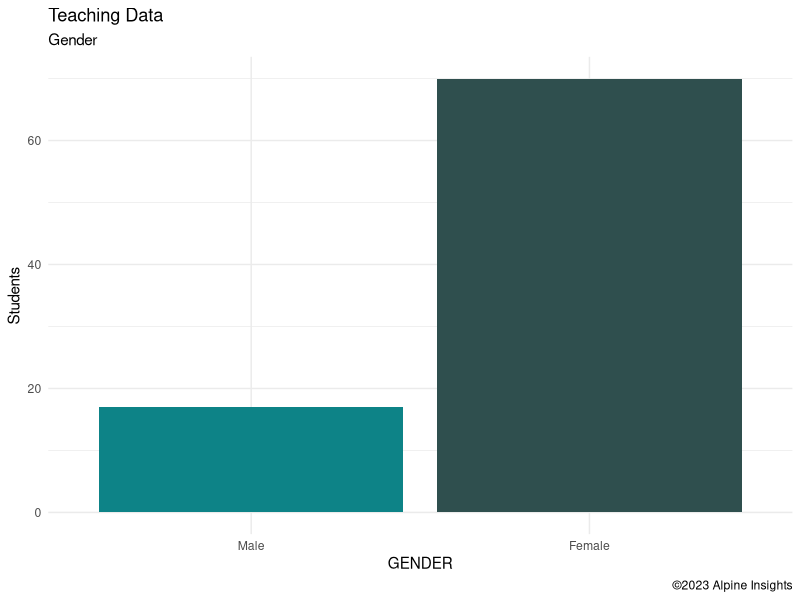
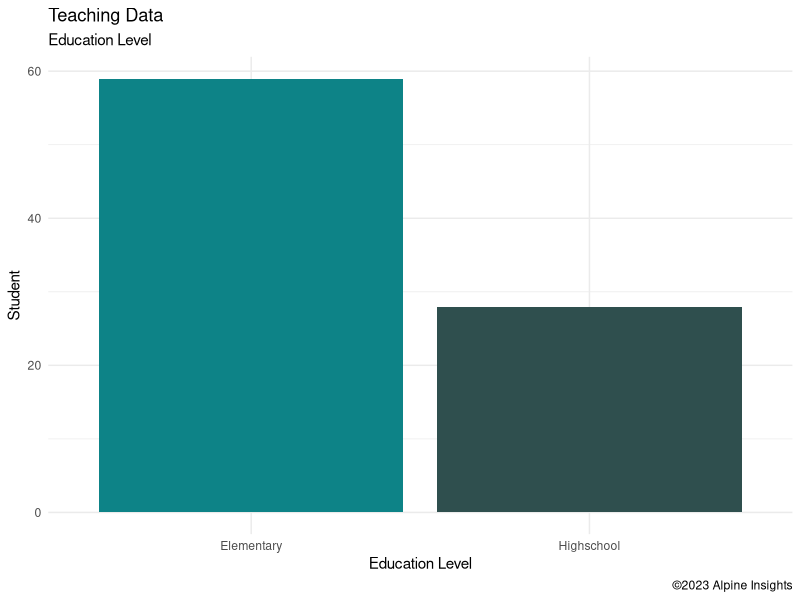
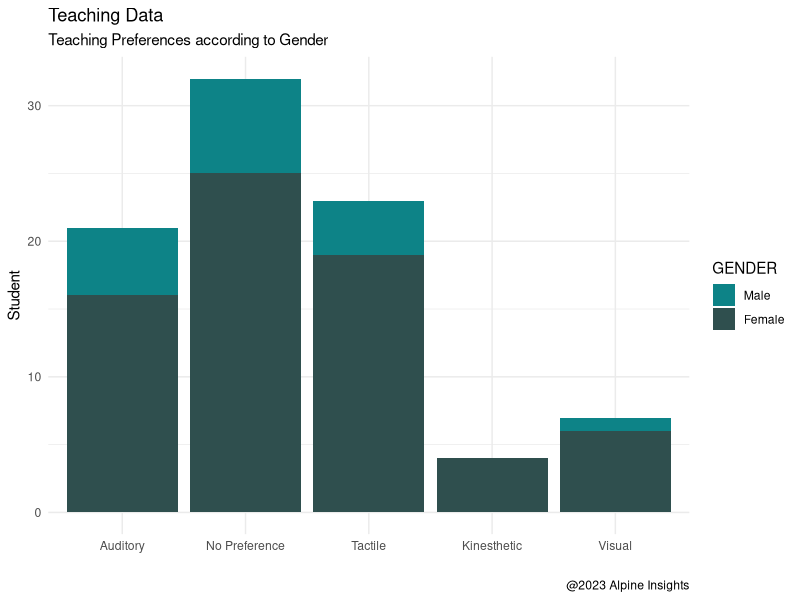
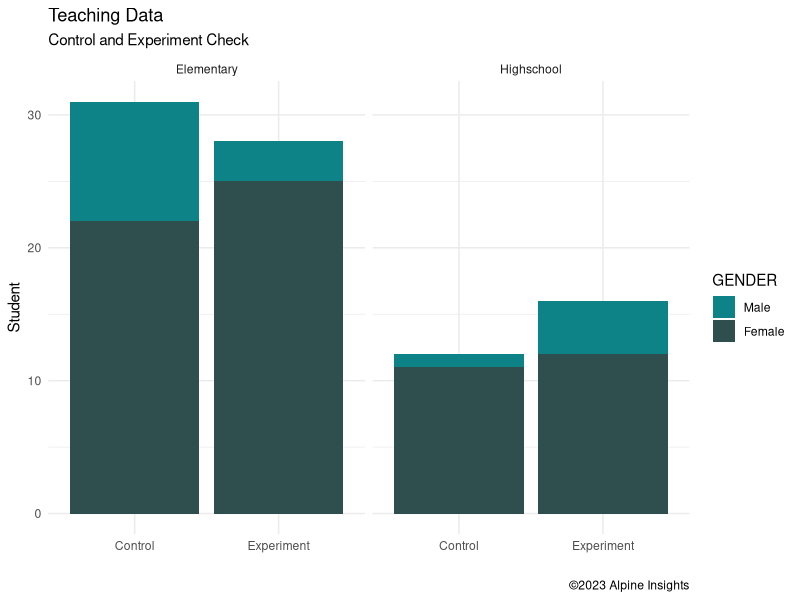
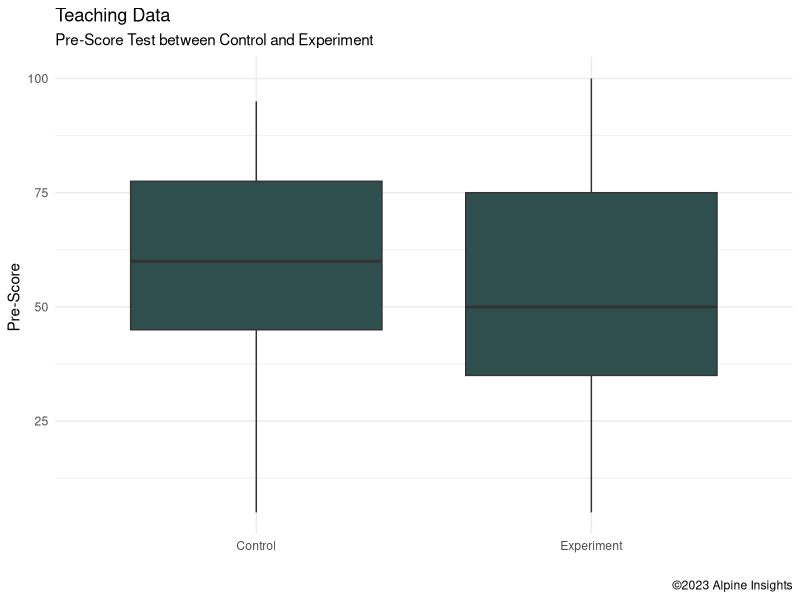
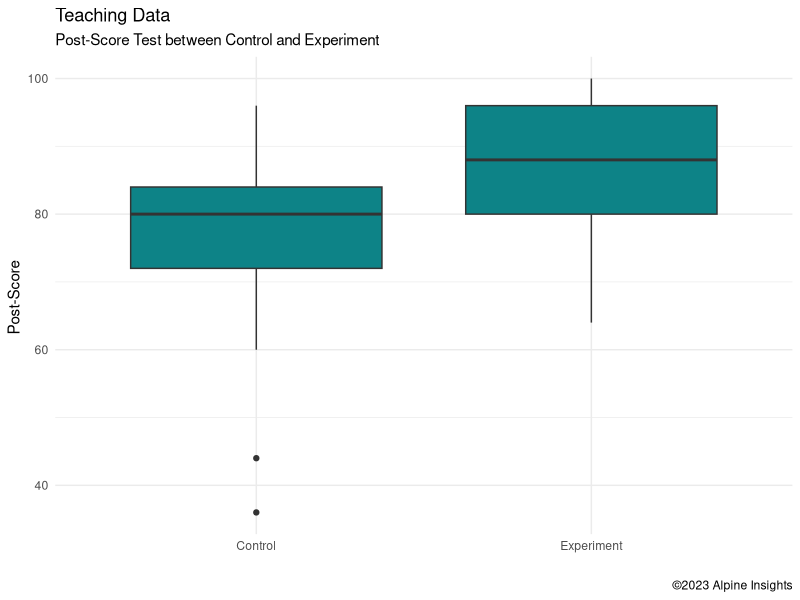
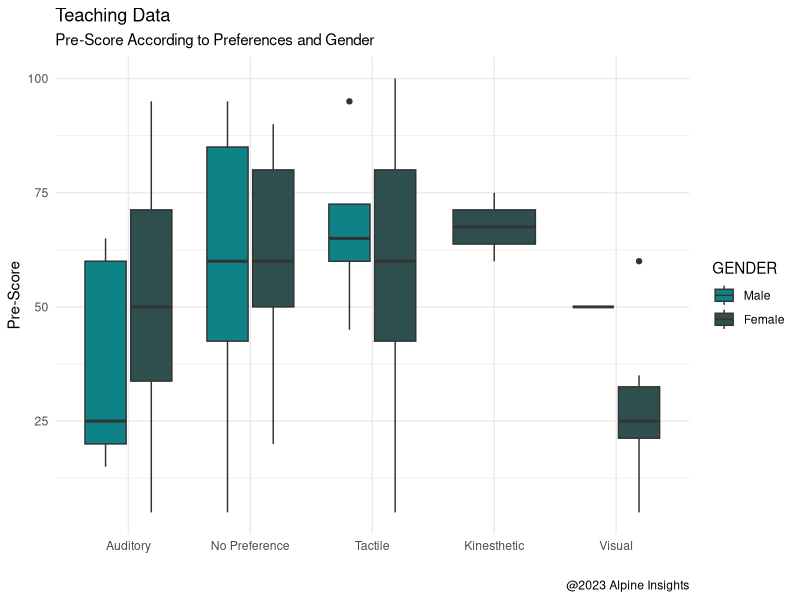
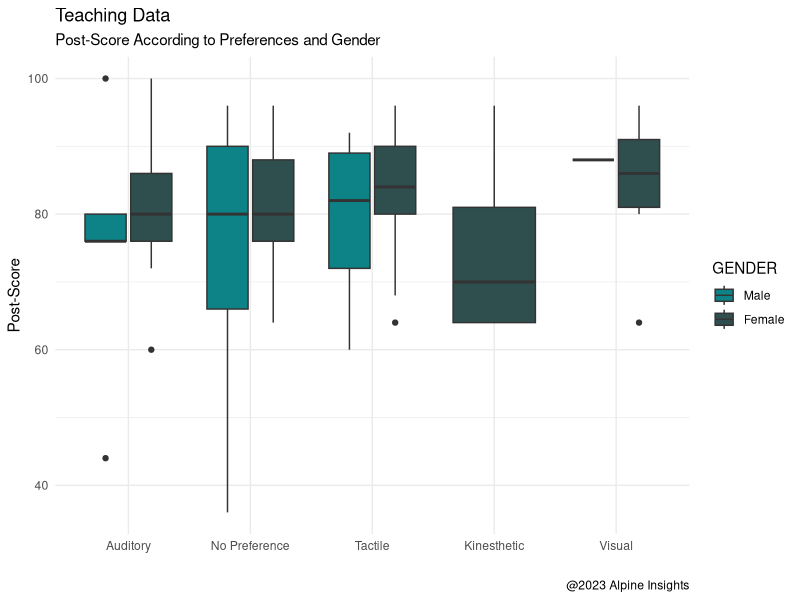

These figures' R source, in order:
## ---- chunk 1

knitr::opts_chunk$set(echo = TRUE, warning = FALSE,comment = FALSE, error = FALSE,options(scipen=999))
rm(list = ls())

## ---- chunk 2
library(tidyverse)
library(ggplot2)

# LOAD DATA
teaching <- readxl::read_excel('Bteaching.xls')
# CONVERT DATAFRAME
teaching <- data.frame(teaching)
# CHANGING LABELS AND FACTORS
teaching$GROUP <- factor(teaching$GROUP, level = c('C', 'E'), labels = c('Control', 'Experiment'))
teaching$GENDER <- factor(teaching$GENDER, level = c('M', 'F'), labels =  c('Male', 'Female'))
# Don't need this teaching$TAUGHT <- factor(ifelse(teaching$PREF == 'N' | teaching$GROUP == 'Control', 'TR', teaching$PREF), level = c('TR', 'A', 'T', 'K', 'V'), labels = c('Traditional', 'Auditory', 'Tactile', 'Kinesthetic', 'Visual'))
teaching$PREF <- factor(teaching$PREF, level = c('A', 'N', 'T', 'K', 'V'), labels = c('Auditory', 'No Preference', 'Tactile', 'Kinesthetic', 'Visual')) # get understandable labels
teaching$SLEVEL <- factor(teaching$SLEVEL, level = c('E', 'H'), labels = c('Elementary', 'Highschool'))


## ---- chunk 3

ggplot(teaching) +
 aes(x = GENDER, fill = GENDER) +
 geom_bar() +
 scale_fill_manual(values = c(Male = "#0D8387", 
Female = "#2F4F4E")) +
 labs(y = "Students", title = "Teaching Data", subtitle = "Gender ", caption = "©2023 Alpine Insights") +
 theme_minimal() + theme(legend.position = "none")     

## ---- chunk 4

ggplot(teaching) +
 aes(x = SLEVEL, fill = SLEVEL) +
 geom_bar() +
 scale_fill_manual(values = c(Elementary = "#0D8387", 
Highschool = "#2F4F4E")) +
 labs(y = "Student", title = "Teaching Data", subtitle = "Education Level ", caption = "©2023 Alpine Insights") +
 theme_minimal() + theme(legend.position = "none")  + xlab("Education Level")

## ---- chunk 5

ggplot(teaching) +
 aes(x = PREF, fill = GENDER) +
 geom_bar() +
 scale_fill_manual(values = c(Male = "#0D8387", 
Female = "#2F4F4E")) +
 labs(x = "TEACHING PREFERENCES", y = "Student", title = "Teaching Data", subtitle = "Teaching Preferences according to Gender",
 caption = "@2023 Alpine Insights", fill = "GENDER") +
 theme_minimal()+ xlab("") 

## ---- chunk 6

ggplot(teaching) +
 aes(x = GROUP, fill = GENDER) +
 geom_bar() +
 scale_fill_manual(values = c(Male = "#0D8387", 
Female = "#2F4F4E")) +
 labs(y = "Student", title = "Teaching Data", subtitle = "Control and Experiment Check", 
 caption = "©2023 Alpine Insights") +
 theme_minimal() +
 facet_wrap(vars(SLEVEL))+ xlab("") 

## ---- chunk 7

ggplot(teaching) +
 aes(x = GROUP, y = PRE) +
 geom_boxplot(fill = "#2F4F4E") +
 labs(x = "GROUP", y = "Pre-Score ", 
 title = "Teaching Data", subtitle = "Pre-Score Test between Control and Experiment", caption = "©2023 Alpine Insights") +
 theme_minimal() + xlab("") 

ggplot(teaching) +
 aes(x = GROUP, y = POST) +
 geom_boxplot(fill = "#0D8387") +
 labs(x = "GROUP", y = "Post-Score ", 
 title = "Teaching Data", subtitle = "Post-Score Test between Control and Experiment", caption = "©2023 Alpine Insights") +
 theme_minimal()+ xlab("") 


## ---- chunk 8

ggplot(teaching) +
 aes(x = PREF, y = PRE, fill = GENDER) +
 geom_boxplot() +
 scale_fill_manual(values = c(Male = "#0D8387", 
Female = "#2F4F4E")) +
 labs(y = "Pre-Score", title = "Teaching Data", subtitle = "Pre-Score According to Preferences and Gender", 
 caption = "@2023 Alpine Insights") +
 theme_minimal()+ xlab("") 

ggplot(teaching) +
 aes(x = PREF, y = POST, fill = GENDER) +
 geom_boxplot() +
 scale_fill_manual(values = c(Male = "#0D8387", 
Female = "#2F4F4E")) +
 labs(y = "Post-Score", title = "Teaching Data", subtitle = "Post-Score According to Preferences and Gender", 
 caption = "@2023 Alpine Insights") +
 theme_minimal()+ xlab("") 

## ---- chunk 9


ggplot(teaching) +
 aes(x = SESSION, y = POST, fill = GROUP) +
 geom_boxplot() +
 scale_fill_manual(values = c(Control = "#0D8387", 
Experiment = "#2F4F4E")) +
 labs(y = "Post-Score", title = "Data Teaching", subtitle = "Post-Score according to Session and Group", 
 caption = "@2023 Alpine Insights") +
 theme_minimal() +
 facet_wrap(vars(GROUP)) + theme(legend.position = "none") 


